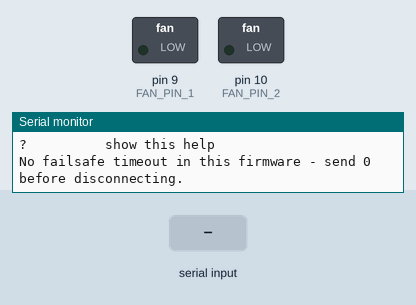
Recording of a sketch running on a simulated Arduino Uno, built with avr-gcc and run on an emulated ATmega328P. Parts: switched loads named in the sketch (green lamp = pin HIGH), the last lines printed to the serial monitor. The test bench sets the inputs (shaded band).

Above: at 1.3 s.
1.4 s: "5\n" received over Serial
At 2.3 s:
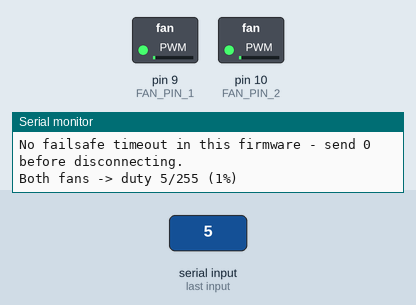
2.9 s: "1:90\n" received over Serial
At 3.5 s:
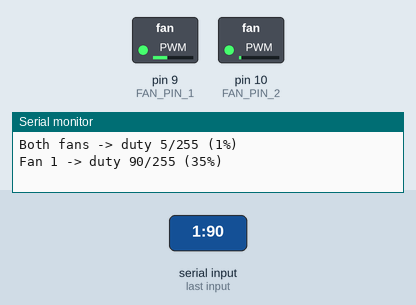
4.4 s: "90\n" received over Serial
At 5.6 s:
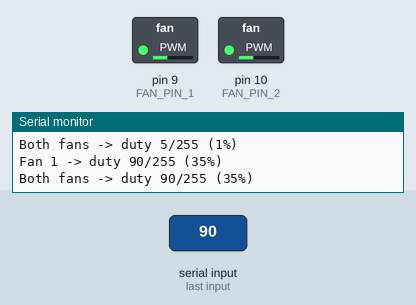
5.9 s: "200\n" received over Serial
At 7.0 s:
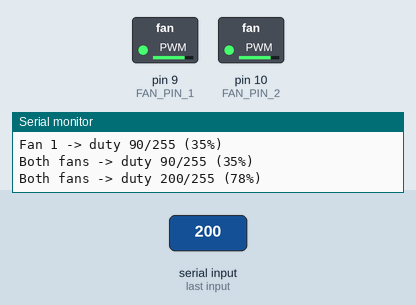
7.4 s: "2:90\n" received over Serial
At 8.1 s:
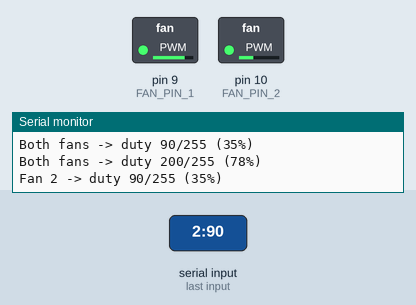
Timing chart, 0 to 9.9 s (numbered marks = the images above; inputs shaded):
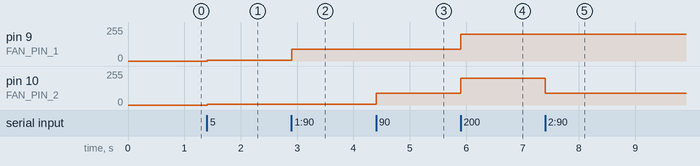

Measured:
- after the input at 1.4 s, pin 9 (FAN_PIN_1), pin 10 (FAN_PIN_2): 0/255 → 5/255 at once
- after the input at 2.9 s, pin 9 (FAN_PIN_1): 5/255 → 90/255 at once
- after the input at 4.4 s, pin 10 (FAN_PIN_2): 5/255 → 90/255 at once
- after the input at 5.9 s, pin 9 (FAN_PIN_1), pin 10 (FAN_PIN_2): 90/255 → 200/255 at once
- after the input at 7.4 s, pin 10 (FAN_PIN_2): 200/255 → 90/255 at once

The sketch:

fan_manual_test.ino
```cpp
/*
 * Sim Race Engineer — Airflow Simulation manual bench-test firmware
 *
 * Lets you drive both fan channels by typing commands into any serial
 * terminal (Arduino IDE Serial Monitor, `screen`, `minicom`, etc.) at
 * 9600 baud — no PC app and no "FAN:" protocol involved. Use this to
 * validate the wiring (MOSFETs, resistors, diodes, fans) before wiring
 * the board up to Sim Race Engineer via the reference firmware.
 *
 * Commands (ASCII lines terminated by '\n', with or without '\r'):
 *   <0-255>       set BOTH fans to this PWM duty cycle
 *   1:<0-255>     set fan 1 (pin D9) only
 *   2:<0-255>     set fan 2 (pin D10) only
 *   0             stop both fans (same as sending bare "0")
 *   ?             print command help
 *
 * Unlike the reference firmware (fan_airflow.ino), there is NO failsafe
 * timeout here — a duty cycle you set stays applied until you change it.
 * That's intentional for bench testing (a human typing is much slower
 * than the 1s failsafe window) but means YOU must send "0" before
 * disconnecting, rather than relying on a timeout to stop the fans.
 *
 * Wiring is identical to the reference firmware — same pins, same
 * MOSFET/resistor/diode/fan circuit. See docs/hardware/microcontroller.md
 * for the connection table and BOM.
 */

const uint8_t FAN_PIN_1 = 9;   // PWM-capable digital pin, fan channel 1
const uint8_t FAN_PIN_2 = 10;  // PWM-capable digital pin, fan channel 2

const unsigned long BAUD_RATE = 9600;

String lineBuffer;

void setup() {
  Serial.begin(BAUD_RATE);
  pinMode(FAN_PIN_1, OUTPUT);
  pinMode(FAN_PIN_2, OUTPUT);

  // Pins 9/10 both run off Timer1 — drop its prescaler from the default 64
  // (~490Hz, audible whine) to 1 (~31.4kHz, ultrasonic). See fan_airflow.ino
  // for the full explanation; kept identical here so bench testing sounds
  // the same as production.
  TCCR1B = (TCCR1B & 0b11111000) | 0x01;

  // Boot with fans off.
  setFanDuty(FAN_PIN_1, 0);
  setFanDuty(FAN_PIN_2, 0);
  lineBuffer.reserve(32);

  printHelp();
}

void loop() {
  while (Serial.available() > 0) {
    char c = (char)Serial.read();
    if (c == '\n') {
      handleLine(lineBuffer);
      lineBuffer = "";
    } else if (c != '\r') {
      lineBuffer += c;
    }
  }
}

void handleLine(const String& rawLine) {
  String line = rawLine;
  line.trim();
  if (line.length() == 0) {
    return;
  }

  if (line == "?" || line.equalsIgnoreCase("help")) {
    printHelp();
    return;
  }

  if (line.startsWith("1:")) {
    applyChannel(FAN_PIN_1, "Fan 1", line.substring(2));
    return;
  }

  if (line.startsWith("2:")) {
    applyChannel(FAN_PIN_2, "Fan 2", line.substring(2));
    return;
  }

  // Bare number -> both fans (mirrors the reference firmware's FAN: command).
  if (isValidDuty(line)) {
    uint8_t duty = (uint8_t)constrain(line.toInt(), 0, 255);
    setFanDuty(FAN_PIN_1, duty);
    setFanDuty(FAN_PIN_2, duty);
    printApplied("Both fans", duty);
    return;
  }

  Serial.println(F("Unrecognized command. Type ? for help."));
}

void applyChannel(uint8_t pin, const char* label, const String& valueStr) {
  if (!isValidDuty(valueStr)) {
    Serial.println(F("Unrecognized command. Type ? for help."));
    return;
  }
  uint8_t duty = (uint8_t)constrain(valueStr.toInt(), 0, 255);
  setFanDuty(pin, duty);
  printApplied(label, duty);
}

bool isValidDuty(const String& s) {
  if (s.length() == 0) {
    return false;
  }
  for (unsigned int i = 0; i < s.length(); i++) {
    if (!isDigit(s[i])) {
      return false;
    }
  }
  return true;
}

void setFanDuty(uint8_t pin, uint8_t duty) {
  analogWrite(pin, duty);
}

void printApplied(const char* label, uint8_t duty) {
  Serial.print(label);
  Serial.print(F(" -> duty "));
  Serial.print(duty);
  Serial.print(F("/255 ("));
  Serial.print((duty * 100UL) / 255);
  Serial.println(F("%)"));
}

void printHelp() {
  Serial.println(F("--- Sim Race Engineer: fan bench test ---"));
  Serial.println(F("<0-255>    set BOTH fans"));
  Serial.println(F("1:<0-255>  set fan 1 (D9) only"));
  Serial.println(F("2:<0-255>  set fan 2 (D10) only"));
  Serial.println(F("0          stop both fans"));
  Serial.println(F("?          show this help"));
  Serial.println(F("No failsafe timeout in this firmware - send 0 before disconnecting."));
}
```
